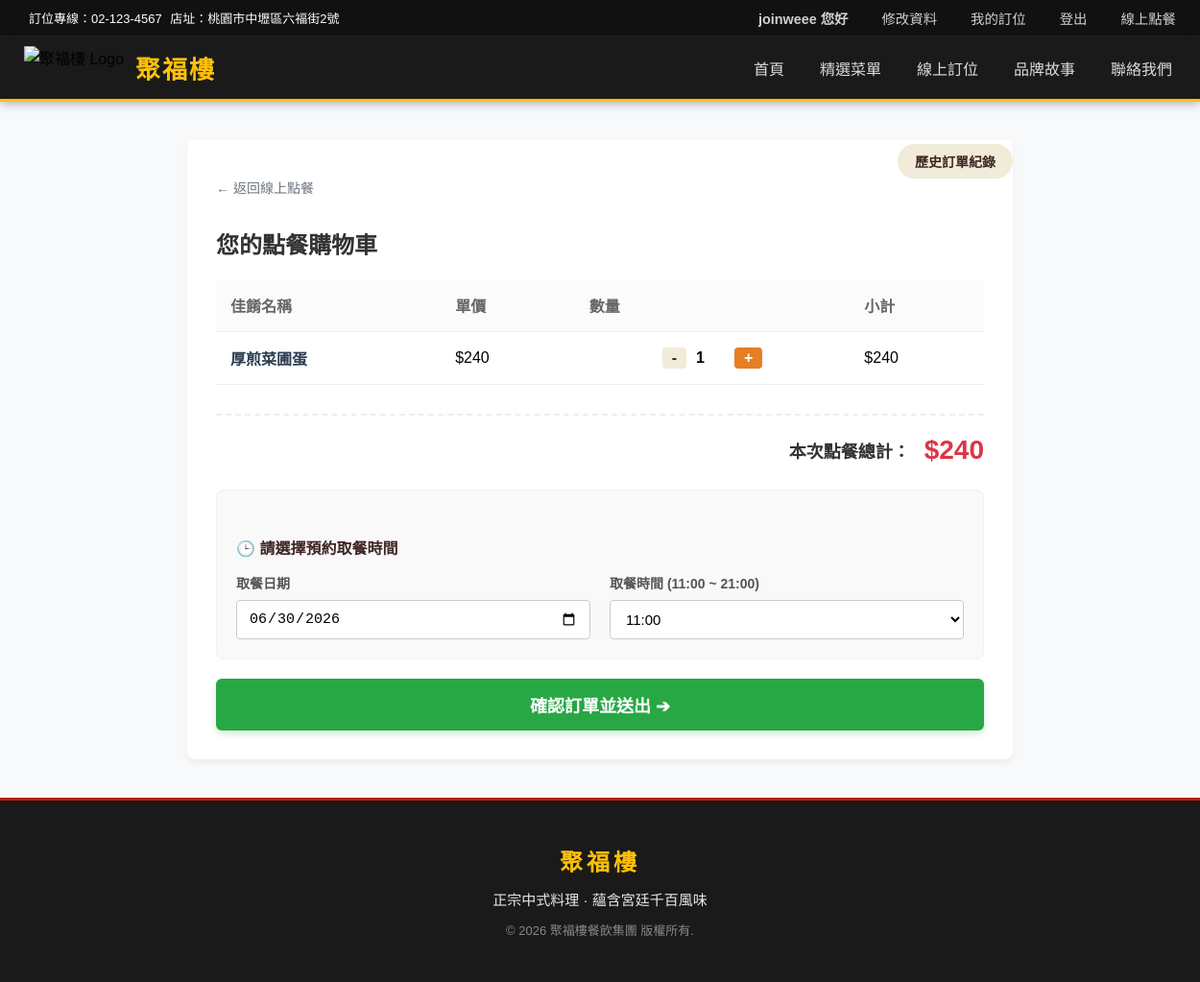
Before: /view_cart/ (signed in) with the older database file.
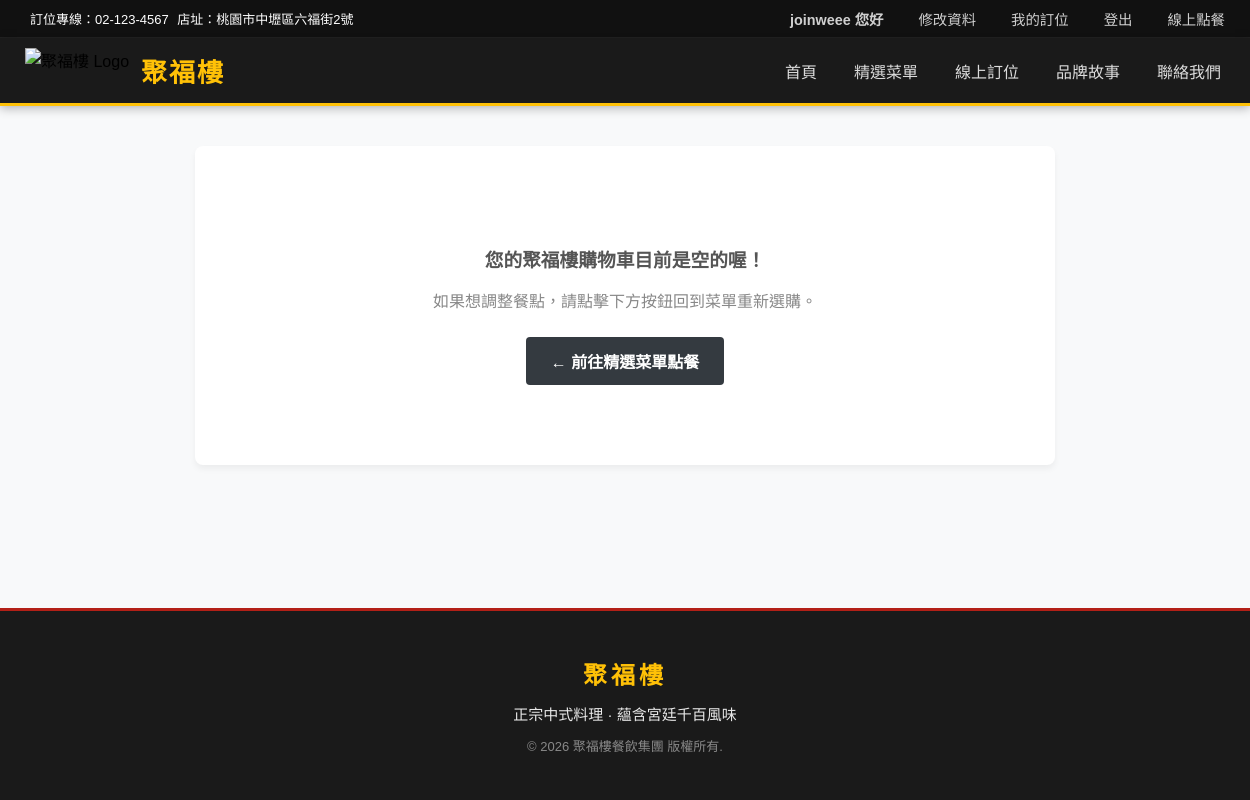
After: the same page with the newer database file.
### myapp/models.py (models this page shows, shortened)
class CartItem(models.Model):
    member =models.ForeignKey(CustomMember,on_delete=models.CASCADE,verbose_name="會員")
    item = models.ForeignKey(Dish,on_delete=models.CASCADE,verbose_name="餐點")
    quantity=models.PositiveIntegerField(default=1,verbose_name="數量")
    created_at = models.DateTimeField(auto_now_add=True)

class Dish(models.Model):
    name = models.CharField(max_length=100)
    price = models.IntegerField()
    image = models.ImageField(upload_to='dishes/', default='dishes/default.jpg')
    spicy_level = models.IntegerField(default=0, verbose_name="辣度等級")
    description = models.TextField(blank=True, null=True, verbose_name="介紹")
    is_recommended = models.BooleanField(default=False, verbose_name="主廚推薦")
    CATEGORY_CHOICES = [
        ('appetizer', '開胃菜'),
        ('meat', '肉類'),
        ('seafood', '海鮮'),
        ('vegetarian', '素食'),
        ('soup', '湯品'),
        ('dessert','甜點'),
        ('rice_and_noodles', '飯類和麵類'),
        ('egg_and_tofu', '蛋類和豆腐類'),
    ]
    category = models.CharField(max_length=50, choices=CATEGORY_CHOICES, default='appetizer', verbose_name="分類")
    is_available = models.BooleanField(default=True, verbose_name="是否供應") # 點餐功能需要這個
    class Meta:
        verbose_name = "菜色"
        verbose_name_plural = "菜單管理"
    category = models.CharField(
        max_length=20,
        choices=CATEGORY_CHOICES,
        default='all',
        verbose_name="網頁分類標籤"
    )

### myapp/views.py (the view)
# urls.py: path('view_cart/',views.view_cart,name='view_cart'),
@login_required(login_url='/user_login/')  # 說明：購物車頁只允許登入會員查看。
def view_cart(request):
    member = request.user  # 說明：取得目前登入會員。
    if member.last_name or member.first_name:  # 說明：優先使用會員姓名顯示。
        member_name = f"{member.last_name}{member.first_name}"  # 說明：組合姓與名。
    else:
        member_name = member.username  # 說明：沒有姓名時顯示帳號。
    cart_items = CartItem.objects.filter(member=member)  # 說明：查詢目前會員所有購物車項目。
    for item in cart_items:  # 說明：逐筆計算商品小計，供模板直接顯示。
        item.subtotal = item.item.price * item.quantity  # 說明：小計等於餐點單價乘上數量。
    total_amount = sum(cart_item.item.price * cart_item.quantity for cart_item in cart_items)  # 說明：加總所有購物車項目的金額。
    START_HOUR = 11  # 說明：可取餐起始小時為 11 點。
    END_HOUR = 21  # 說明：可取餐結束小時為 21 點。
    TIME_INTERVAL = 15  # 說明：取餐時間每 15 分鐘一個選項。
    time_choices = []  # 說明：存放可選取餐時間字串。
    for hour in range(START_HOUR, END_HOUR + 1):  # 說明：從起始小時跑到結束小時。
        for minute in range(0, 60, TIME_INTERVAL):  # 說明：每小時以 15 分鐘為間隔產生選項。
            if hour == END_HOUR and minute > 0:  # 說明：結束小時只保留整點，避免產生 21:15 之後的時間。
                continue
            time_str = f"{hour:02d}:{minute:02d}"  # 說明：把時間格式化成兩位數，例如 09:15。
            time_choices.append(time_str)  # 說明：加入時間選項清單。
    context = {  # 說明：整理購物車頁面需要的所有模板資料。
        'cart_items': cart_items,  # 說明：購物車項目。
        'total_amount': total_amount,  # 說明：購物車總金額。
        'member_name': member_name,  # 說明：會員顯示名稱。
        'is_login': True,  # 說明：能進入此頁代表一定已登入。
        'time_choices': time_choices,  # 說明：可選取餐時間清單。
    }
    return render(request, 'view_cart.html', context)  # 說明：渲染購物車頁。

### templates/view_cart.html (shortened to what this page needs)
{% extends 'base.html' %}
{% load static %}
{% block extra_css %}
<link rel="stylesheet" href="{% static 'css/cart.css' %}">
{% endblock %}
{% block content %}
<div class="cart-container">
    {% if cart_items %}
        <div class="back-to-menu">
            <a href="{% url 'order_online' %}" class="nav-link-left">← 返回線上點餐</a>
            <a href="{% url 'order_history' %}" class="nav-link-right"> 歷史訂單紀錄</a>
        </div>
        <h2 class="cart-title"> 您的點餐購物車</h2>
        <table class="cart-table">
            <thead>
                <tr>
                    <th>佳餚名稱</th>
                    <th class="text-center">單價</th>
                    <th class="text-center">數量</th>
                    <th class="text-right">小計</th>
                </tr>
            </thead>
            <tbody>
                {% for item in cart_items %}
                <tr>
                    <td class="dish-name">{{ item.item.name }}</td>
                    <td class="text-center dish-price">${{ item.item.price }}</td>
                    <td class="text-center">
                        <div class="quantity-controller">
                            <a href="javascript:void(0);"
                            data-url="{% url 'update_cart_quantity' item.item.id 'decrease' %}"
                            class="btn-qty-minus btn-qty-ajax">-</a>
                            <span class="qty-number qty-num-{{ item.item.id }}">{{ item.quantity }}</span>
                            <a href="javascript:void(0);"
                            data-url="{% url 'update_cart_quantity' item.item.id 'increase' %}"
                            class="btn-qty-plus btn-qty-ajax">+</a>
                        </div>
                    </td>
                    <td class="text-right dish-subtotal">${{ item.subtotal }}</td>
                </tr>
                {% endfor %}
            </tbody>
        </table>
        <div class="cart-summary-area">
            <div class="cart-total">
                本次點餐總計：<span id="total-amount" class="total-price-text">${{ total_amount }}</span>
            </div>
            <form action="{% url 'checkout' %}" method="POST" class="checkout-form">
                <div class="booking-box">
                    <h5 class="booking-title">🕒 請選擇預約取餐時間</h5>
                    <div class="booking-row">
                        <div class="booking-field">
                            <label class="form-label">取餐日期</label>
                            <input type="date" name="pickup_date" id="pickup_date" class="form-control" required>
                        </div>
                        <div class="booking-field">
                            <label class="form-label">取餐時間 (11:00 ~ 21:00)</label>
                            <select name="pickup_time_slot" id="pickup_time_slot" class="form-select" required>
                                {% for time_slot in time_choices %}
                                    <option value="{{ time_slot }}">{{ time_slot }}</option>
                                {% endfor %}
                            </select>
                        </div>
                    </div>
                </div>
                <button type="submit" class="btn-checkout">
                    確認訂單並送出 ➔
                </button>
            </form>
        </div>
    {% else %}
        <div class="cart-empty-box">
            <h3>您的聚福樓購物車目前是空的喔！</h3>
            <p>如果想調整餐點，請點擊下方按鈕回到菜單重新選購。</p>
            <a href="{% url 'order_online' %}" class="btn-go-order">
                ← 前往精選菜單點餐
            </a>
        </div>
    {% endif %}
</div>
{% endblock %}

Changed rows visible on the page:
removed CartItem: item.name "厚煎菜圃蛋", item.price "240", quantity "1", subtotal "240"
Other visible differences:
{{ total_amount }}: "240" → (not shown)
form field pickup_date: "06/30/2026" → (not shown)
form field pickup_time_slot: "11:00" → (not shown)
text no longer shown: "← 返回線上點餐 歷史訂單紀錄 您的點餐購物車 佳餚名稱 單價 數量 小計 本次點餐總計： $ 🕒 請選擇預約取餐時間 取餐日期 取餐時間 (11:00 ~ 21:00) 確認訂單並送出 ➔"
text now shown: "您的聚福樓購物車目前是空的喔！ 如果想調整餐點，請點擊下方按鈕回到菜單重新選購。 ← 前往精選菜單點餐"
